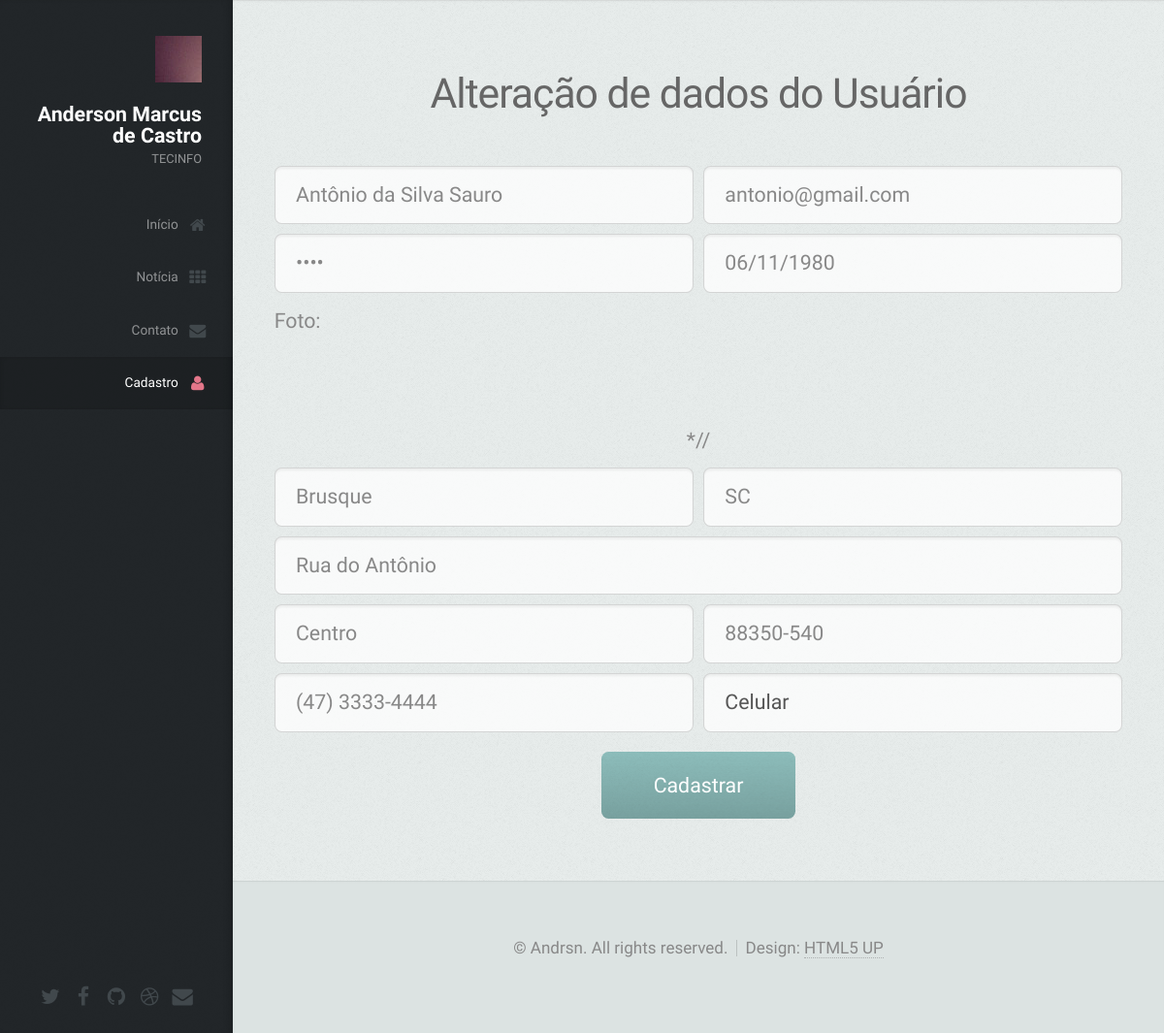
/usuarios/editar/2, run on an earlier commit of the app's database.
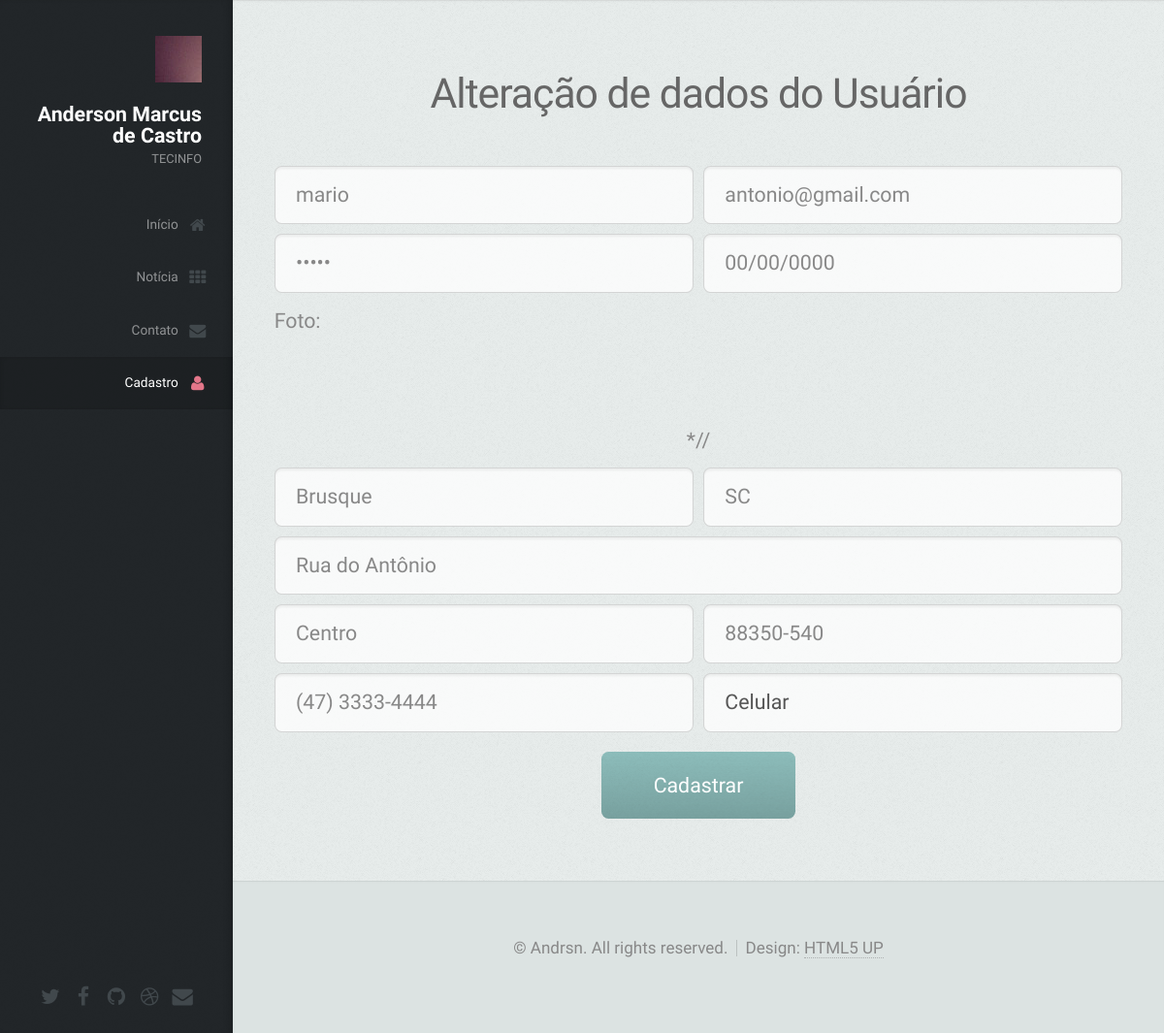
And on a later commit of the database.
### tables this page shows
CREATE TABLE IF NOT EXISTS `usuario` (
  `idusuario` int(11) NOT NULL AUTO_INCREMENT,
  `nome` varchar(45) DEFAULT NULL,
  `email` varchar(45) DEFAULT NULL,
  `senha` varchar(45) DEFAULT NULL,
  `dtNascimento` date DEFAULT NULL,
  `foto` varchar(45) DEFAULT NULL,
  `cidade` varchar(45) DEFAULT NULL,
  `estado` varchar(45) DEFAULT NULL,
  `bairro` varchar(45) DEFAULT NULL,
  `endereco` varchar(45) DEFAULT NULL,
  `cep` varchar(45) DEFAULT NULL,
  `telefone` varchar(45) DEFAULT NULL,
  `celular` varchar(45) DEFAULT NULL,
  `dtCriacao` datetime DEFAULT NULL,
  `dtAtualizacao` datetime DEFAULT NULL,
  `perfil` varchar(45) NOT NULL,
  PRIMARY KEY (`idusuario`)
);

### application/controllers/usuarios.php (called while the page is built, shortened)
<?php
class Usuarios extends CI_Controller {
    function __construct() {
        $this->load->model('usuarios_model');
    }
    function editar($id) {
        $data['titulo'] = "CRUD com CodeIgniter | Editar Usuario";
        $data['dados_usuario'] = $this->usuarios_model->editar($id);
        $data['dados_usuario'][0]->dtNascimento =
        $this->converteDataParaPadraoBrasileiro($data['dados_usuario'][0]->dtNascimento);
        $this->load->view('home-header');
        $this->load->view('home-edit', $data);
        $this->load->view('home-footer');
    }
    private function converteDataParaPadraoBrasileiro($dataMySQL) {
        $data = explode('-', $dataMySQL);
        $data = array_reverse($data);
        $dataBrasileira = implode('/', $data);
        return $dataBrasileira;
    }
}

### index.php (called while the page is built, shortened)
<?php
require_once BASEPATH.'core/CodeIgniter.php';

### application/models/usuarios_model.php (called while the page is built, shortened)
<?php
class Usuarios_model extends CI_Model {
    function editar($idusuario) {
        $this->db->where('idusuario', $idusuario);
        $query = $this->db->get('usuario');
        return $query->result();
    }
}

### application/views/home-edit.php (the view, shortened to what this page needs)
<div id="main">
    <section id="cadastro" class="four">
        <div class="container">
            <header>
                <h2>Alteração de dados do Usuário</h2>
            </header>
            <?php echo form_open('usuarios/atualizar', 'id="form-usuarios"'); ?>
            <div class="row half">
                <div class="6u"><input type="text" name="nome" placeholder="Nome" value="<?php echo $dados_usuario[0]->nome; ?>" />
                    <div class="error"><?php echo form_error('nome'); ?></div></div>
                <div class="6u"><input type="text" name="email" placeholder="E-mail" value="<?php echo $dados_usuario[0]->email; ?>"/>
                    <div class="error"><?php echo form_error('email'); ?></div></div>
            </div>
            <div class="row half">
                <div class="6u"><input type="password" name="senha" placeholder="Senha" value="<?php echo $dados_usuario[0]->senha; ?>"/>
                    <div class="error"><?php echo form_error('senha'); ?></div></div>
                <div class="6u"><input type="text" name="dtnascimento" placeholder="Data de Nascimento" value="<?php echo $dados_usuario[0]->dtNascimento; ?>"/>
                    <div class="error"><?php echo form_error('dtnascimento'); ?></div></div>
            </div>
            <div class="row half">
                <div class="12u">
                    <label for="foto">Foto:</label><br/>
        <div class="error"><?php echo form_error('foto'); ?></div>*//
                </div>
            </div>
            <div class="row half">
                <div class="6u"><input type="text" name="cidade" placeholder="Cidade" value="<?php echo $dados_usuario[0]->cidade; ?>"/>
                    <div class="error"><?php echo form_error('cidade'); ?></div> </div>
                <div class="6u"> <input type="text" name="estado" placeholder="Estado" value="<?php echo $dados_usuario[0]->estado; ?>"/>
                    <div class="error"><?php echo form_error('estado'); ?></div></div>
            </div>
            <div class="row half">
                <div class="12u">
                    <input type="text" name="endereco" placeholder="Endereço" value="<?php echo $dados_usuario[0]->endereco; ?>"/>
                </div>
            </div>
            <div class="row half">
                <div class="6u">  <input type="text" name="bairro" placeholder="Bairro" value="<?php echo $dados_usuario[0]->bairro; ?>"/>
                    <div class="error"><?php echo form_error('bairro'); ?></div></div>
                <div class="6u">  <input type="text" name="cep" placeholder="CEP" value="<?php echo $dados_usuario[0]->cep; ?>"/>
                    <div class="error"><?php echo form_error('cep'); ?></div></div>
            </div>
            <div class="row half">
                <div class="6u"> <input type="text" name="telefone" placeholder="Telefone" value="<?php echo $dados_usuario[0]->telefone; ?>"/>
                    <div class="error"><?php echo form_error('telefone'); ?></div> </div>
                <div class="6u"> <input type="text" name="celular" placeholder="Celular" value="<?php echo $dados_usuario[0]->celular; ?>"/>
                    <div class="error"><?php echo form_error('celular'); ?></div> </div>
            </div>
            <div class="row">
                    <div class="12u">
                        <input type="submit" name="cadastrar" value="Cadastrar"/>
                    </div>
                </div>
            <?php echo form_close(); ?>
        </div>
    </section>
</div>

### application/views/home-header.php (shortened to what this page needs)
<!DOCTYPE HTML>
<html>
    <head>
    </head>
    <body>
        <div id="header" class="skel-layers-fixed">
            <div class="top">
                <div id="logo">
                    <span class="image avatar48"><img src="<?php echo base_url('assets/images/avatar.jpg'); ?>" alt="" /></span>
                    <h1 id="title">Anderson Marcus de Castro</h1>
                    <p>TECINFO</p>
                </div>
                <nav id="nav">
                    <ul>
                        <li><a href="#top" id="top-link" class="skel-layers-ignoreHref"><span class="icon fa-home">Início</span></a></li>
                        <li><a href="#portfolio" id="portfolio-link" class="skel-layers-ignoreHref"><span class="icon fa-th">Notícia</span></a></li>
                        <li><a href="#contact" id="contact-link" class="skel-layers-ignoreHref"><span class="icon fa-envelope">Contato</span></a></li>
                        <li><a href="#cadastro" id="cadastro-link" class="skel-layers-ignoreHref"><span class="icon fa-user">Cadastro</span></a></li>
                    </ul>
                </nav>
            </div>
            <div class="bottom">
                <ul class="icons">
                    <li><a href="#" class="icon fa-twitter"><span class="label">Twitter</span></a></li>
                    <li><a href="#" class="icon fa-facebook"><span class="label">Facebook</span></a></li>
                    <li><a href="#" class="icon fa-github"><span class="label">Github</span></a></li>
                    <li><a href="#" class="icon fa-dribbble"><span class="label">Dribbble</span></a></li>
                    <li><a href="#" class="icon fa-envelope"><span class="label">Email</span></a></li>
                </ul>
            </div>
        </div>

### application/views/home-footer.php
<div id="footer">
    <ul class="copyright">
        <li>&copy; Andrsn. All rights reserved.</li><li>Design: <a href="http://html5up.net">HTML5 UP</a></li>
    </ul>
</div>
</body>
</html>

### assets/css/style-wide.css (style rules this page uses)
body,input,textarea,select { font-size: 17pt; }
#header { width: 300px; }
#footer { margin-left: 300px; }
#main { margin-left: 300px; }

### assets/css/style-normal.css (style rules this page uses)
#main > section { padding: 3em 0; }

### assets/css/style-narrow.css (style rules this page uses)
body,input,textarea,select { font-size: 16pt; }
.container { padding: 0 2em 0 2em; }
ul.icons li a { width: 1.75em; }
#header { width: 20%; }
#logo .image { position: relative; margin: 0 0 0.5em 0; }
#nav ul li a { font-size: 0.8em; padding-top: 0.5em; padding-bottom: 0.5em; }
#nav ul li a span { padding-right: 2.25em; }
#nav ul li a span:before { left: 100%; margin-left: -1.25em; line-height: 2.25em; }
#footer { margin-left: 20%; }
#main { margin-left: 20%; }

What changed in the data, as far as the page shows it:
changed usuario "antonio@gmail.com": nome "Antônio da Silva Sauro" → "mario"
Also different on the page:
form field dtnascimento: "06/11/1980" → "00/00/0000"
